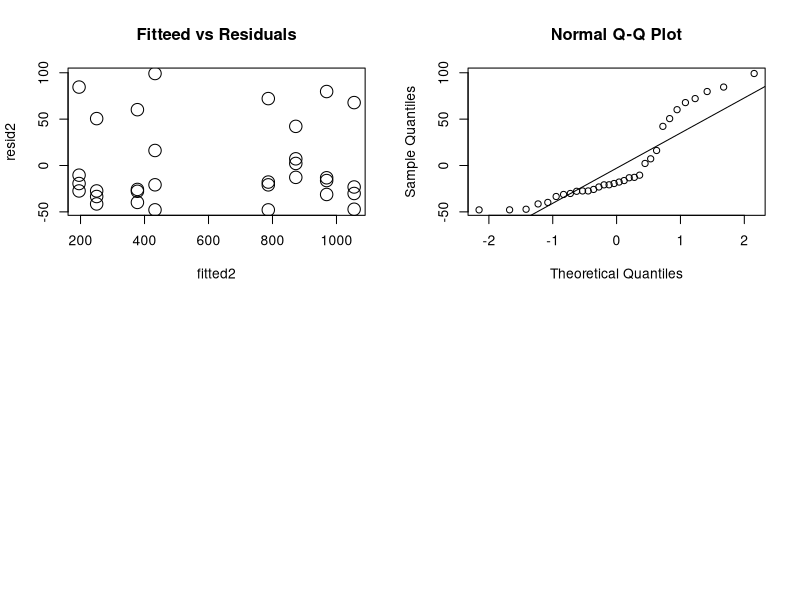
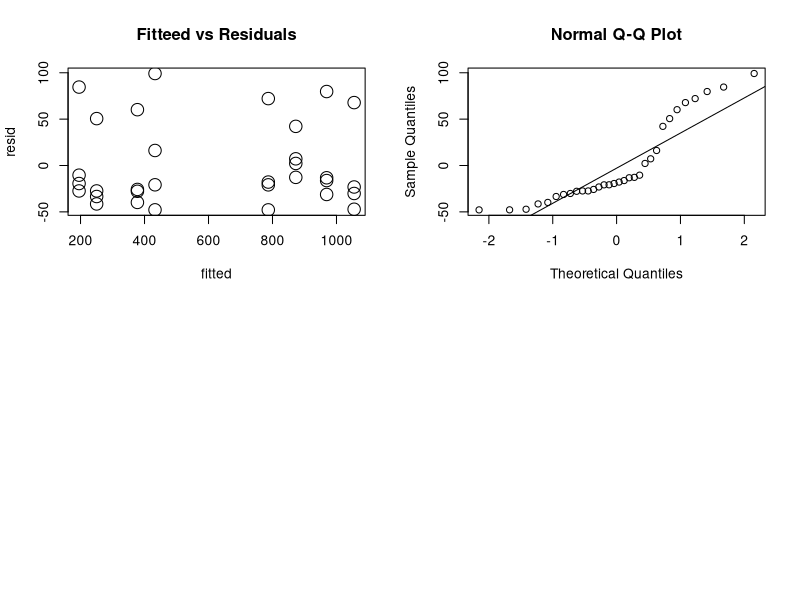

The R script that drew these images, in order: (Note: this script raises an error after producing the figures.)
install.packages("lsmeans")
install.packages("car")
install.packages("multcompView")
install.packages("lme4")
install.packages("lmerTest")

library(lsmeans)
library(car)
library(multcompView)
library(lme4)
library(lmerTest)
options(contrasts = c("contr.sum", "contr.poly"))

displays=read.table("displays.dat",header=TRUE)
displays$store=as.factor(displays$store)
displays$week=as.factor(displays$week)
displays

df=data.frame(store=as.factor(displays$store), week=as.factor(displays$week),sales=as.factor(displays$sales))

#exp=aov(sales~store+display+store:display, data=displays)
#summary(exp)
#anova(exp)

#experiment----------------------------------------------------------------------
exp2=lmer(sales~(1|store)+display, data=displays)
summary(exp2)
fitted2=fitted(exp2)
resid2=residuals(exp2)
par(mfrow=c(2,2))
plot(fitted2,resid2,main="Fitteed vs Residuals",pch=1,cex=2)
qqnorm(resid2)
qqline(resid2)
#---------------------------------------------------------------------------------

model=lmer(sales~(1|store)+display+(1|store:display), data=displays)
summary(model)

fitted=fitted(model)
resid=residuals(model)
par(mfrow=c(2,2))
plot(fitted,resid,main="Fitteed vs Residuals",pch=1,cex=2)
qqnorm(resid)
qqline(resid)

Anova(model,type="III")

rand(model)

difflsmeans(model,"display")
